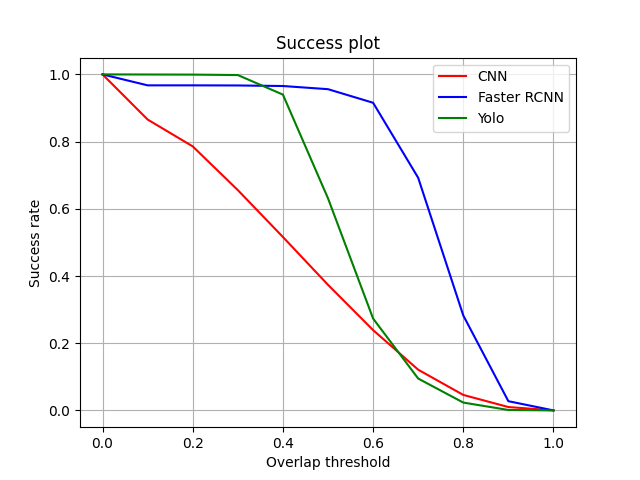

This chart was generated by the following Python code:
import matplotlib.pyplot as plt
# Define the thresholds
thresholds = [0.0, 0.1, 0.2, 0.3, 0.4, 0.5, 0.6, 0.7, 0.8, 0.9, 1.0]
models = ['CNN', 'Faster RCNN', 'Yolo']
colors = ['r', 'b', 'g']

txt_paths = ["/root/src/own_model/best_model/evaluation/region_overlap.txt",
             "/root/src/own_model/faster_rcnn_model/evaluation/region_overlap.txt",
             "/root/src/own_model/yolo_model/evaluation/region_overlap.txt"]

i = 0
for txt_path in txt_paths:
# Read the values from the text file
    with open(txt_path, 'r') as file:
        values = [float(line.strip()) for line in file]

    # Initialize a dictionary to store the counts for each threshold
    counts = {threshold: 0 for threshold in thresholds}

    # Count the number of values that are higher than each threshold
    for value in values:
        for threshold in thresholds:
            if value >= threshold:
                counts[threshold] += 1

    scores = []

        # Print the results
    print(models[i])
    for threshold in thresholds:
        scores.append(counts[threshold]/len(values))
        print(f"Number of values higher than {threshold}: {counts[threshold]}")
        
    plt.plot(thresholds, scores, color=colors[i], label=models[i])
    i+=1

plt.xlabel("Overlap threshold")
plt.ylabel("Success rate")
plt.title("Success plot")
plt.grid()
plt.legend()
plt.show()
